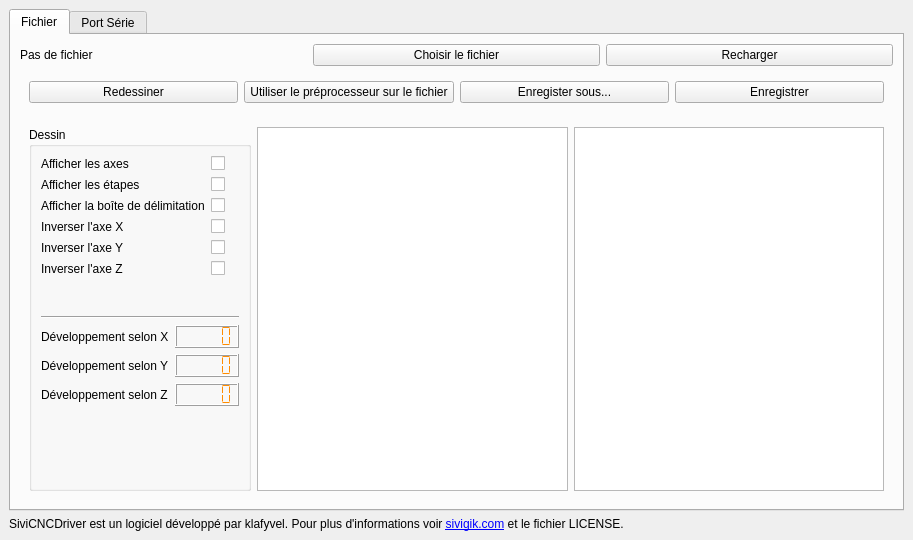
<?xml version="1.0" encoding="UTF-8"?>
<ui version="4.0">
 <class>MainWindow</class>
 <widget class="QMainWindow" name="MainWindow">
  <property name="geometry">
   <rect>
    <x>0</x>
    <y>0</y>
    <width>913</width>
    <height>540</height>
   </rect>
  </property>
  <property name="windowTitle">
   <string>SiviCNCDriver</string>
  </property>
  <property name="windowIcon">
   <iconset>
    <normaloff>rc/siviIcon.png</normaloff>rc/siviIcon.png</iconset>
  </property>
  <property name="tabShape">
   <enum>QTabWidget::Triangular</enum>
  </property>
  <widget class="QWidget" name="centralwidget">
   <layout class="QVBoxLayout" name="verticalLayout_4">
    <item>
     <widget class="QTabWidget" name="tabWidget_2">
      <property name="styleSheet">
       <string notr="true"/>
      </property>
      <property name="currentIndex">
       <number>0</number>
      </property>
      <widget class="QWidget" name="tab_2">
       <attribute name="title">
        <string>Fichier</string>
       </attribute>
       <layout class="QVBoxLayout" name="verticalLayout_9">
        <item>
         <layout class="QHBoxLayout" name="horizontalLayout">
          <item>
           <widget class="QLabel" name="filename">
            <property name="text">
             <string>Pas de fichier</string>
            </property>
           </widget>
          </item>
          <item>
           <widget class="QPushButton" name="btn_file">
            <property name="text">
             <string>Choisir le fichier</string>
            </property>
            <property name="icon">
             <iconset>
              <normaloff>rc/load.png</normaloff>rc/load.png</iconset>
            </property>
           </widget>
          </item>
          <item>
           <widget class="QPushButton" name="btn_reload">
            <property name="text">
             <string>Recharger</string>
            </property>
            <property name="icon">
             <iconset>
              <normaloff>rc/reload.png</normaloff>rc/reload.png</iconset>
            </property>
           </widget>
          </item>
         </layout>
        </item>
        <item>
         <widget class="QWidget" name="widget" native="true">
          <layout class="QHBoxLayout" name="horizontalLayout_3">
           <item>
            <widget class="QPushButton" name="redraw">
             <property name="text">
              <string>Redessiner</string>
             </property>
             <property name="icon">
              <iconset>
               <normaloff>rc/writing.png</normaloff>rc/writing.png</iconset>
             </property>
            </widget>
           </item>
           <item>
            <widget class="QPushButton" name="btn_preprocessor">
             <property name="text">
              <string>Utiliser le préprocesseur sur le fichier</string>
             </property>
             <property name="icon">
              <iconset>
               <normaloff>rc/work.png</normaloff>rc/work.png</iconset>
             </property>
            </widget>
           </item>
           <item>
            <widget class="QPushButton" name="btn_save_as">
             <property name="text">
              <string>Enregister sous...</string>
             </property>
             <property name="icon">
              <iconset>
               <normaloff>rc/save.png</normaloff>rc/save.png</iconset>
             </property>
            </widget>
           </item>
           <item>
            <widget class="QPushButton" name="btn_save_file">
             <property name="text">
              <string>Enregistrer</string>
             </property>
             <property name="icon">
              <iconset>
               <normaloff>rc/save.png</normaloff>rc/save.png</iconset>
             </property>
            </widget>
           </item>
          </layout>
         </widget>
        </item>
        <item>
         <widget class="QWidget" name="widget_2" native="true">
          <layout class="QHBoxLayout" name="horizontalLayout_5">
           <item>
            <widget class="QGroupBox" name="groupBox_5">
             <property name="title">
              <string>Dessin</string>
             </property>
             <layout class="QVBoxLayout" name="verticalLayout">
              <item>
               <layout class="QFormLayout" name="formLayout_4">
                <item row="0" column="0">
                 <widget class="QLabel" name="afficherLesAxesLabel">
                  <property name="text">
                   <string>Afficher les axes</string>
                  </property>
                 </widget>
                </item>
                <item row="0" column="1">
                 <widget class="QCheckBox" name="display_axis"/>
                </item>
                <item row="1" column="0">
                 <widget class="QLabel" name="afficherLesTapesLabel">
                  <property name="text">
                   <string>Afficher les étapes</string>
                  </property>
                 </widget>
                </item>
                <item row="1" column="1">
                 <widget class="QCheckBox" name="display_draw_steps"/>
                </item>
                <item row="2" column="0">
                 <widget class="QLabel" name="afficherLaBoTeDeDLimitationLabel">
                  <property name="text">
                   <string>Afficher la boîte de délimitation</string>
                  </property>
                 </widget>
                </item>
                <item row="2" column="1">
                 <widget class="QCheckBox" name="display_bounding_box"/>
                </item>
                <item row="3" column="0">
                 <widget class="QLabel" name="inverserLAxeXLabel">
                  <property name="text">
                   <string>Inverser l'axe X</string>
                  </property>
                 </widget>
                </item>
                <item row="3" column="1">
                 <widget class="QCheckBox" name="reverse_display_x"/>
                </item>
                <item row="4" column="0">
                 <widget class="QLabel" name="inverserLAxeYLabel">
                  <property name="text">
                   <string>Inverser l'axe Y</string>
                  </property>
                 </widget>
                </item>
                <item row="4" column="1">
                 <widget class="QCheckBox" name="reverse_display_y"/>
                </item>
                <item row="5" column="0">
                 <widget class="QLabel" name="inverserLAxeZLabel">
                  <property name="text">
                   <string>Inverser l'axe Z</string>
                  </property>
                 </widget>
                </item>
                <item row="5" column="1">
                 <widget class="QCheckBox" name="reverse_display_z"/>
                </item>
               </layout>
              </item>
              <item>
               <widget class="Line" name="line">
                <property name="orientation">
                 <enum>Qt::Horizontal</enum>
                </property>
               </widget>
              </item>
              <item>
               <layout class="QFormLayout" name="formLayout_5">
                <item row="0" column="0">
                 <widget class="QLabel" name="label_5">
                  <property name="text">
                   <string>Développement selon X</string>
                  </property>
                 </widget>
                </item>
                <item row="0" column="1">
                 <widget class="QLCDNumber" name="space_x">
                  <property name="styleSheet">
                   <string notr="true">color:DarkOrange;</string>
                  </property>
                  <property name="segmentStyle">
                   <enum>QLCDNumber::Flat</enum>
                  </property>
                  <property name="value" stdset="0">
                   <double>0.000000000000000</double>
                  </property>
                 </widget>
                </item>
                <item row="1" column="0">
                 <widget class="QLabel" name="label_11">
                  <property name="text">
                   <string>Développement selon Y</string>
                  </property>
                 </widget>
                </item>
                <item row="1" column="1">
                 <widget class="QLCDNumber" name="space_y">
                  <property name="styleSheet">
                   <string notr="true">color:DarkOrange;</string>
                  </property>
                  <property name="lineWidth">
                   <number>1</number>
                  </property>
                  <property name="segmentStyle">
                   <enum>QLCDNumber::Flat</enum>
                  </property>
                 </widget>
                </item>
                <item row="2" column="0">
                 <widget class="QLabel" name="label_12">
                  <property name="text">
                   <string>Développement selon Z</string>
                  </property>
                 </widget>
                </item>
                <item row="2" column="1">
                 <widget class="QLCDNumber" name="space_z">
                  <property name="styleSheet">
                   <string notr="true">color:DarkOrange;</string>
                  </property>
                  <property name="smallDecimalPoint">
                   <bool>false</bool>
                  </property>
                  <property name="segmentStyle">
                   <enum>QLCDNumber::Flat</enum>
                  </property>
                 </widget>
                </item>
               </layout>
              </item>
             </layout>
            </widget>
           </item>
           <item>
            <widget class="QGraphicsView" name="fileview">
             <property name="sizeAdjustPolicy">
              <enum>QAbstractScrollArea::AdjustToContents</enum>
             </property>
             <property name="dragMode">
              <enum>QGraphicsView::ScrollHandDrag</enum>
             </property>
            </widget>
           </item>
           <item>
            <widget class="QTextEdit" name="code_edit"/>
           </item>
          </layout>
         </widget>
        </item>
       </layout>
      </widget>
      <widget class="QWidget" name="tab_3">
       <attribute name="title">
        <string>Port Série</string>
       </attribute>
       <layout class="QHBoxLayout" name="horizontalLayout_2">
        <item>
         <widget class="QGroupBox" name="groupBox">
          <property name="title">
           <string>Moniteur série</string>
          </property>
          <layout class="QVBoxLayout" name="verticalLayout_2">
           <item>
            <widget class="QTextEdit" name="serial_monitor">
             <property name="sizePolicy">
              <sizepolicy hsizetype="Expanding" vsizetype="Minimum">
               <horstretch>0</horstretch>
               <verstretch>0</verstretch>
              </sizepolicy>
             </property>
             <property name="minimumSize">
              <size>
               <width>0</width>
               <height>300</height>
              </size>
             </property>
             <property name="maximumSize">
              <size>
               <width>16777215</width>
               <height>2000</height>
              </size>
             </property>
             <property name="styleSheet">
              <string notr="true">background-color:black;</string>
             </property>
             <property name="readOnly">
              <bool>true</bool>
             </property>
             <property name="html">
              <string>&lt;!DOCTYPE HTML PUBLIC &quot;-//W3C//DTD HTML 4.0//EN&quot; &quot;http://www.w3.org/TR/REC-html40/strict.dtd&quot;&gt;
&lt;html&gt;&lt;head&gt;&lt;meta name=&quot;qrichtext&quot; content=&quot;1&quot; /&gt;&lt;style type=&quot;text/css&quot;&gt;
p, li { white-space: pre-wrap; }
&lt;/style&gt;&lt;/head&gt;&lt;body style=&quot; font-family:'Noto Sans'; font-size:10pt; font-weight:400; font-style:normal;&quot;&gt;
&lt;p style=&quot;-qt-paragraph-type:empty; margin-top:12px; margin-bottom:12px; margin-left:0px; margin-right:0px; -qt-block-indent:0; text-indent:0px; font-family:'Ubuntu'; font-size:11pt;&quot;&gt;&lt;br /&gt;&lt;/p&gt;&lt;/body&gt;&lt;/html&gt;</string>
             </property>
            </widget>
           </item>
           <item>
            <layout class="QHBoxLayout" name="horizontalLayout_4">
             <item>
              <widget class="QLabel" name="label_4">
               <property name="text">
                <string>Commande :</string>
               </property>
              </widget>
             </item>
             <item>
              <widget class="QLineEdit" name="command_edit"/>
             </item>
             <item>
              <widget class="QPushButton" name="btn_command">
               <property name="text">
                <string>Envoyer</string>
               </property>
               <property name="icon">
                <iconset>
                 <normaloff>rc/run.png</normaloff>rc/run.png</iconset>
               </property>
              </widget>
             </item>
            </layout>
           </item>
           <item>
            <widget class="QPushButton" name="btn_send_current_file">
             <property name="text">
              <string>Envoyer le fichier courrant</string>
             </property>
             <property name="icon">
              <iconset>
               <normaloff>rc/upload.png</normaloff>rc/upload.png</iconset>
             </property>
            </widget>
           </item>
           <item>
            <widget class="QProgressBar" name="sending_progress">
             <property name="value">
              <number>0</number>
             </property>
            </widget>
           </item>
          </layout>
         </widget>
        </item>
        <item>
         <widget class="QTabWidget" name="tabWidget">
          <property name="enabled">
           <bool>true</bool>
          </property>
          <property name="currentIndex">
           <number>0</number>
          </property>
          <widget class="QWidget" name="tab_serial">
           <attribute name="title">
            <string>Port série</string>
           </attribute>
           <layout class="QVBoxLayout" name="verticalLayout_3">
            <item>
             <widget class="QWidget" name="trueSerialContainer" native="true">
              <layout class="QVBoxLayout" name="verticalLayout_10">
               <item>
                <layout class="QFormLayout" name="serial_settings">
                 <item row="0" column="0">
                  <widget class="QLabel" name="mulerUnPortSRieLabel">
                   <property name="text">
                    <string>Émuler un port série</string>
                   </property>
                  </widget>
                 </item>
                 <item row="0" column="1">
                  <widget class="QCheckBox" name="chk_fake_serial"/>
                 </item>
                 <item row="1" column="0">
                  <widget class="QLabel" name="label">
                   <property name="text">
                    <string>Baudrate</string>
                   </property>
                  </widget>
                 </item>
                 <item row="1" column="1">
                  <widget class="QComboBox" name="baudrate">
                   <property name="currentIndex">
                    <number>4</number>
                   </property>
                   <item>
                    <property name="text">
                     <string>300</string>
                    </property>
                   </item>
                   <item>
                    <property name="text">
                     <string>1200</string>
                    </property>
                   </item>
                   <item>
                    <property name="text">
                     <string>2400</string>
                    </property>
                   </item>
                   <item>
                    <property name="text">
                     <string>4800</string>
                    </property>
                   </item>
                   <item>
                    <property name="text">
                     <string>9600</string>
                    </property>
                   </item>
                   <item>
                    <property name="text">
                     <string>19200</string>
                    </property>
                   </item>
                   <item>
                    <property name="text">
                     <string>38400</string>
                    </property>
                   </item>
                   <item>
                    <property name="text">
                     <string>57600</string>
                    </property>
                   </item>
                   <item>
                    <property name="text">
                     <string>115200</string>
                    </property>
                   </item>
                   <item>
                    <property name="text">
                     <string>230400</string>
                    </property>
                   </item>
                   <item>
                    <property name="text">
                     <string>250000</string>
                    </property>
                   </item>
                  </widget>
                 </item>
                 <item row="2" column="0">
                  <widget class="QLabel" name="portSRieLabel">
                   <property name="text">
                    <string>Port série</string>
                   </property>
                  </widget>
                 </item>
                 <item row="2" column="1">
                  <widget class="QComboBox" name="serial_ports_list"/>
                 </item>
                 <item row="3" column="1">
                  <widget class="QPushButton" name="btn_serial_ports_list">
                   <property name="text">
                    <string>Lister les ports série</string>
                   </property>
                  </widget>
                 </item>
                </layout>
               </item>
               <item>
                <widget class="QPushButton" name="btn_connect">
                 <property name="text">
                  <string>Connecter</string>
                 </property>
                 <property name="icon">
                  <iconset>
                   <normaloff>rc/connect.png</normaloff>rc/connect.png</iconset>
                 </property>
                </widget>
               </item>
              </layout>
             </widget>
            </item>
           </layout>
          </widget>
          <widget class="QWidget" name="tab_command">
           <attribute name="title">
            <string>Commande</string>
           </attribute>
           <layout class="QVBoxLayout" name="verticalLayout_8">
            <item>
             <widget class="QPushButton" name="btn_set_origin">
              <property name="text">
               <string>Définir l'origine</string>
              </property>
              <property name="icon">
               <iconset>
                <normaloff>rc/origin.png</normaloff>rc/origin.png</iconset>
              </property>
             </widget>
            </item>
            <item>
             <widget class="QGroupBox" name="grp_cmd">
              <property name="title">
               <string>Commande manuelle</string>
              </property>
              <layout class="QVBoxLayout" name="verticalLayout_6">
               <item>
                <layout class="QGridLayout" name="gridLayout_2">
                 <item row="1" column="2">
                  <widget class="QPushButton" name="btn_x_plus">
                   <property name="text">
                    <string>X+</string>
                   </property>
                   <property name="icon">
                    <iconset>
                     <normaloff>rc/right.png</normaloff>rc/right.png</iconset>
                   </property>
                  </widget>
                 </item>
                 <item row="0" column="1">
                  <widget class="QPushButton" name="btn_y_plus">
                   <property name="text">
                    <string>Y+</string>
                   </property>
                   <property name="icon">
                    <iconset>
                     <normaloff>rc/up.png</normaloff>rc/up.png</iconset>
                   </property>
                  </widget>
                 </item>
                 <item row="2" column="1">
                  <widget class="QPushButton" name="btn_y_minus">
                   <property name="text">
                    <string>Y-</string>
                   </property>
                   <property name="icon">
                    <iconset>
                     <normaloff>rc/down.png</normaloff>rc/down.png</iconset>
                   </property>
                  </widget>
                 </item>
                 <item row="1" column="0">
                  <widget class="QPushButton" name="btn_x_minus">
                   <property name="text">
                    <string>X-</string>
                   </property>
                   <property name="icon">
                    <iconset>
                     <normaloff>rc/left.png</normaloff>rc/left.png</iconset>
                   </property>
                  </widget>
                 </item>
                 <item row="0" column="3">
                  <widget class="QPushButton" name="btn_z_plus">
                   <property name="text">
                    <string>Z+</string>
                   </property>
                   <property name="icon">
                    <iconset>
                     <normalon>rc/up.png</normalon>
                    </iconset>
                   </property>
                  </widget>
                 </item>
                 <item row="2" column="3">
                  <widget class="QPushButton" name="btn_z_minus">
                   <property name="text">
                    <string>Z-</string>
                   </property>
                   <property name="icon">
                    <iconset>
                     <normalon>rc/down.png</normalon>
                    </iconset>
                   </property>
                  </widget>
                 </item>
                 <item row="1" column="1">
                  <widget class="QPushButton" name="btn_go_to_zero">
                   <property name="text">
                    <string>Aller à la position
Zéro</string>
                   </property>
                   <property name="icon">
                    <iconset>
                     <normaloff>rc/origin.png</normaloff>rc/origin.png</iconset>
                   </property>
                   <property name="iconSize">
                    <size>
                     <width>64</width>
                     <height>64</height>
                    </size>
                   </property>
                   <property name="flat">
                    <bool>false</bool>
                   </property>
                  </widget>
                 </item>
                </layout>
               </item>
              </layout>
             </widget>
            </item>
            <item>
             <widget class="QGroupBox" name="grp_auto">
              <property name="title">
               <string>Commandes automatiques</string>
              </property>
              <layout class="QVBoxLayout" name="verticalLayout_14">
               <item>
                <widget class="QLabel" name="label_6">
                 <property name="text">
                  <string>Les commandes automatiques permettent d'envoyer des commandes directement en pas afin de régler la machine.</string>
                 </property>
                 <property name="wordWrap">
                  <bool>true</bool>
                 </property>
                </widget>
               </item>
               <item>
                <layout class="QHBoxLayout" name="horizontalLayout_10">
                 <item>
                  <widget class="QLabel" name="label_7">
                   <property name="text">
                    <string>L'axe</string>
                   </property>
                  </widget>
                 </item>
                 <item>
                  <widget class="QComboBox" name="auto_cmd_axis">
                   <item>
                    <property name="text">
                     <string>X</string>
                    </property>
                   </item>
                   <item>
                    <property name="text">
                     <string>Y</string>
                    </property>
                   </item>
                   <item>
                    <property name="text">
                     <string>Z</string>
                    </property>
                   </item>
                  </widget>
                 </item>
                 <item>
                  <widget class="QLabel" name="label_8">
                   <property name="text">
                    <string>effectue</string>
                   </property>
                  </widget>
                 </item>
                 <item>
                  <widget class="QSpinBox" name="auto_cmd_number"/>
                 </item>
                 <item>
                  <widget class="QComboBox" name="auto_cmd_type">
                   <item>
                    <property name="text">
                     <string>aller</string>
                    </property>
                   </item>
                   <item>
                    <property name="text">
                     <string>aller(s)-retour(s)</string>
                    </property>
                   </item>
                  </widget>
                 </item>
                 <item>
                  <widget class="QLabel" name="label_9">
                   <property name="text">
                    <string>de</string>
                   </property>
                  </widget>
                 </item>
                 <item>
                  <widget class="QSpinBox" name="auto_cmd_step">
                   <property name="minimum">
                    <number>1</number>
                   </property>
                   <property name="maximum">
                    <number>1000</number>
                   </property>
                  </widget>
                 </item>
                 <item>
                  <widget class="QLabel" name="label_10">
                   <property name="text">
                    <string>pas.</string>
                   </property>
                  </widget>
                 </item>
                </layout>
               </item>
               <item>
                <widget class="QPushButton" name="btn_run_auto_cmd">
                 <property name="text">
                  <string>Envoyer</string>
                 </property>
                 <property name="icon">
                  <iconset>
                   <normaloff>rc/run.png</normaloff>rc/run.png</iconset>
                 </property>
                </widget>
               </item>
              </layout>
             </widget>
            </item>
           </layout>
          </widget>
          <widget class="QWidget" name="tab_config">
           <attribute name="title">
            <string>Configuration</string>
           </attribute>
           <layout class="QVBoxLayout" name="verticalLayout_11">
            <item>
             <layout class="QHBoxLayout" name="horizontalLayout_9">
              <item>
               <widget class="QLabel" name="label_3">
                <property name="text">
                 <string>Configuration :</string>
                </property>
               </widget>
              </item>
              <item>
               <widget class="QComboBox" name="config_list">
                <item>
                 <property name="text">
                  <string>Nouvelle configuration</string>
                 </property>
                </item>
               </widget>
              </item>
             </layout>
            </item>
            <item>
             <layout class="QGridLayout" name="gridLayout_4">
              <item row="0" column="1">
               <widget class="QGroupBox" name="groupBox_3">
                <property name="sizePolicy">
                 <sizepolicy hsizetype="Preferred" vsizetype="Minimum">
                  <horstretch>0</horstretch>
                  <verstretch>0</verstretch>
                 </sizepolicy>
                </property>
                <property name="title">
                 <string>Axe Y</string>
                </property>
                <layout class="QFormLayout" name="formLayout_2">
                 <item row="0" column="0">
                  <widget class="QLabel" name="modeDePilotageLabel_2">
                   <property name="text">
                    <string>Mode de pilotage</string>
                   </property>
                  </widget>
                 </item>
                 <item row="0" column="1">
                  <widget class="QComboBox" name="drive_y">
                   <item>
                    <property name="text">
                     <string>Normal</string>
                    </property>
                   </item>
                   <item>
                    <property name="text">
                     <string>Couple maximal</string>
                    </property>
                   </item>
                   <item>
                    <property name="text">
                     <string>Demi pas</string>
                    </property>
                   </item>
                  </widget>
                 </item>
                 <item row="1" column="0">
                  <widget class="QLabel" name="ratioLabel_2">
                   <property name="text">
                    <string>Ratio</string>
                   </property>
                  </widget>
                 </item>
                 <item row="1" column="1">
                  <widget class="QDoubleSpinBox" name="ratio_y">
                   <property name="suffix">
                    <string> mm/pas</string>
                   </property>
                  </widget>
                 </item>
                 <item row="2" column="0">
                  <widget class="QLabel" name="jeuLabel_2">
                   <property name="text">
                    <string>Jeu</string>
                   </property>
                  </widget>
                 </item>
                 <item row="2" column="1">
                  <widget class="QDoubleSpinBox" name="play_y">
                   <property name="suffix">
                    <string>  mm</string>
                   </property>
                  </widget>
                 </item>
                 <item row="3" column="0">
                  <widget class="QLabel" name="inverserLAxeLabel_2">
                   <property name="text">
                    <string>Inverser l'axe</string>
                   </property>
                  </widget>
                 </item>
                 <item row="3" column="1">
                  <widget class="QCheckBox" name="reverse_y"/>
                 </item>
                </layout>
               </widget>
              </item>
              <item row="0" column="0">
               <widget class="QGroupBox" name="groupBox_2">
                <property name="sizePolicy">
                 <sizepolicy hsizetype="Preferred" vsizetype="Minimum">
                  <horstretch>0</horstretch>
                  <verstretch>0</verstretch>
                 </sizepolicy>
                </property>
                <property name="title">
                 <string>Axe X</string>
                </property>
                <layout class="QFormLayout" name="formLayout">
                 <item row="0" column="0">
                  <widget class="QLabel" name="modeDePilotageLabel">
                   <property name="text">
                    <string>Mode de pilotage</string>
                   </property>
                  </widget>
                 </item>
                 <item row="0" column="1">
                  <widget class="QComboBox" name="drive_x">
                   <item>
                    <property name="text">
                     <string>Normal</string>
                    </property>
                   </item>
                   <item>
                    <property name="text">
                     <string>Couple maximal</string>
                    </property>
                   </item>
                   <item>
                    <property name="text">
                     <string>Demi pas</string>
                    </property>
                   </item>
                  </widget>
                 </item>
                 <item row="1" column="0">
                  <widget class="QLabel" name="ratioLabel">
                   <property name="text">
                    <string>Ratio</string>
                   </property>
                  </widget>
                 </item>
                 <item row="1" column="1">
                  <widget class="QDoubleSpinBox" name="ratio_x">
                   <property name="suffix">
                    <string> mm/pas</string>
                   </property>
                  </widget>
                 </item>
                 <item row="2" column="0">
                  <widget class="QLabel" name="jeuLabel">
                   <property name="text">
                    <string>Jeu</string>
                   </property>
                  </widget>
                 </item>
                 <item row="2" column="1">
                  <widget class="QDoubleSpinBox" name="play_x">
                   <property name="suffix">
                    <string> mm</string>
                   </property>
                  </widget>
                 </item>
                 <item row="3" column="0">
                  <widget class="QLabel" name="inverserLAxeLabel">
                   <property name="text">
                    <string>Inverser l'axe</string>
                   </property>
                  </widget>
                 </item>
                 <item row="3" column="1">
                  <widget class="QCheckBox" name="reverse_x"/>
                 </item>
                </layout>
               </widget>
              </item>
              <item row="1" column="1">
               <layout class="QVBoxLayout" name="verticalLayout_12">
                <item>
                 <widget class="QPushButton" name="btn_send_config">
                  <property name="text">
                   <string>Envoyer la configuration</string>
                  </property>
                  <property name="icon">
                   <iconset>
                    <normaloff>rc/connect.png</normaloff>rc/connect.png</iconset>
                  </property>
                 </widget>
                </item>
                <item>
                 <widget class="QPushButton" name="btn_save_config">
                  <property name="text">
                   <string>Enregister</string>
                  </property>
                  <property name="icon">
                   <iconset>
                    <normaloff>rc/save.png</normaloff>rc/save.png</iconset>
                  </property>
                 </widget>
                </item>
                <item>
                 <widget class="QPushButton" name="btn_save_config_as">
                  <property name="text">
                   <string>Enregister sous</string>
                  </property>
                  <property name="icon">
                   <iconset>
                    <normaloff>rc/save.png</normaloff>rc/save.png</iconset>
                  </property>
                 </widget>
                </item>
               </layout>
              </item>
              <item row="1" column="0">
               <widget class="QGroupBox" name="groupBox_4">
                <property name="title">
                 <string>Axe Z</string>
                </property>
                <layout class="QFormLayout" name="formLayout_3">
                 <item row="0" column="0">
                  <widget class="QLabel" name="modeDePilotageLabel_3">
                   <property name="text">
                    <string>Mode de pilotage</string>
                   </property>
                  </widget>
                 </item>
                 <item row="0" column="1">
                  <widget class="QComboBox" name="drive_z">
                   <item>
                    <property name="text">
                     <string>Normal</string>
                    </property>
                   </item>
                   <item>
                    <property name="text">
                     <string>Couple maximal</string>
                    </property>
                   </item>
                   <item>
                    <property name="text">
                     <string>Demi pas</string>
                    </property>
                   </item>
                  </widget>
                 </item>
                 <item row="1" column="0">
                  <widget class="QLabel" name="ratioLabel_3">
                   <property name="text">
                    <string>Ratio</string>
                   </property>
                  </widget>
                 </item>
                 <item row="1" column="1">
                  <widget class="QDoubleSpinBox" name="ratio_z">
                   <property name="suffix">
                    <string> mm/pas</string>
                   </property>
                  </widget>
                 </item>
                 <item row="2" column="0">
                  <widget class="QLabel" name="jeuLabel_3">
                   <property name="text">
                    <string>Jeu</string>
                   </property>
                  </widget>
                 </item>
                 <item row="2" column="1">
                  <widget class="QDoubleSpinBox" name="play_z">
                   <property name="suffix">
                    <string> mm</string>
                   </property>
                  </widget>
                 </item>
                 <item row="3" column="0">
                  <widget class="QLabel" name="inverserLAxeLabel_3">
                   <property name="text">
                    <string>Inverser l'axe</string>
                   </property>
                  </widget>
                 </item>
                 <item row="3" column="1">
                  <widget class="QCheckBox" name="reverse_z"/>
                 </item>
                </layout>
               </widget>
              </item>
             </layout>
            </item>
           </layout>
          </widget>
         </widget>
        </item>
       </layout>
      </widget>
     </widget>
    </item>
    <item>
     <widget class="QLabel" name="label_2">
      <property name="text">
       <string>SiviCNCDriver est un logiciel développé par klafyvel. Pour plus d'informations voir &lt;a href=&quot;http://sivigik.com&quot;&gt;sivigik.com&lt;/a&gt; et le fichier LICENSE.</string>
      </property>
      <property name="textFormat">
       <enum>Qt::RichText</enum>
      </property>
     </widget>
    </item>
   </layout>
  </widget>
  <action name="actionSave">
   <property name="text">
    <string>Save</string>
   </property>
   <property name="shortcut">
    <string>Ctrl+S</string>
   </property>
  </action>
  <action name="actionSaveAs">
   <property name="text">
    <string>SaveAs</string>
   </property>
   <property name="shortcut">
    <string>Ctrl+Shift+S</string>
   </property>
  </action>
  <action name="actionRedraw">
   <property name="text">
    <string>Redraw</string>
   </property>
   <property name="shortcut">
    <string>Ctrl+D</string>
   </property>
  </action>
  <action name="actionReload">
   <property name="text">
    <string>Reload</string>
   </property>
   <property name="shortcut">
    <string>Ctrl+R</string>
   </property>
  </action>
 </widget>
 <resources/>
 <connections>
  <connection>
   <sender>command_edit</sender>
   <signal>returnPressed()</signal>
   <receiver>btn_command</receiver>
   <slot>click()</slot>
   <hints>
    <hint type="sourcelabel">
     <x>233</x>
     <y>432</y>
    </hint>
    <hint type="destinationlabel">
     <x>325</x>
     <y>433</y>
    </hint>
   </hints>
  </connection>
 </connections>
</ui>
